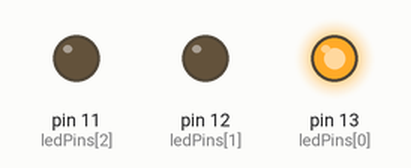
A sketch run on a simulated Arduino Uno, built with avr-gcc and run on an emulated ATmega328P. On the bench: output pins drawn as LEDs (lit = HIGH).

Above: at 0.1 s.
At 0.9 s:
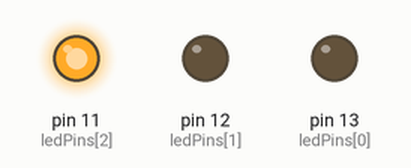
At 1.7 s:
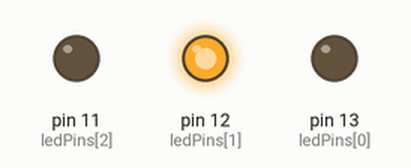
At 2.7 s:
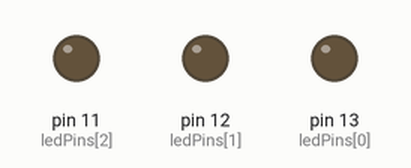
Timing chart, 0 to 3.0 s (numbered marks = the images above):
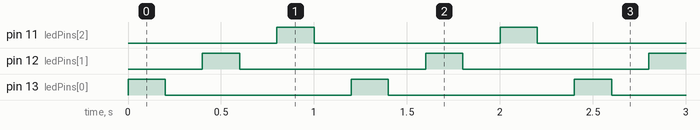

The sketch:

Work_1.ino
```cpp
// กำหนดขาที่ต่อ LED
int ledPins[] = {13, 12, 11};
int ledCount = 3; // จำนวน LED

void setup() {
  // ตั้งค่า pin ทั้งหมดเป็น OUTPUT
  for (int i = 0; i < ledCount; i++) {
    pinMode(ledPins[i], OUTPUT);
  }
}

void loop() {
  // วนให้ LED ติดทีละดวง
  for (int i = 0; i < ledCount; i++) {
    digitalWrite(ledPins[i], HIGH); // ติด
    delay(200);                     // รอ 0.5 วินาที
    digitalWrite(ledPins[i], LOW);  // ดับ
    delay(200);                     // รอ 0.5 วินาที
  }
}
```

Measured:
- by itself, pin 11 (ledPins[2]), pin 12 (ledPins[1]), pin 13 (ledPins[0]): alternates HIGH for 0.20 s and LOW for 1.0 s
- by itself, everything shown: repeats every 1.2 s, in 6 steps
